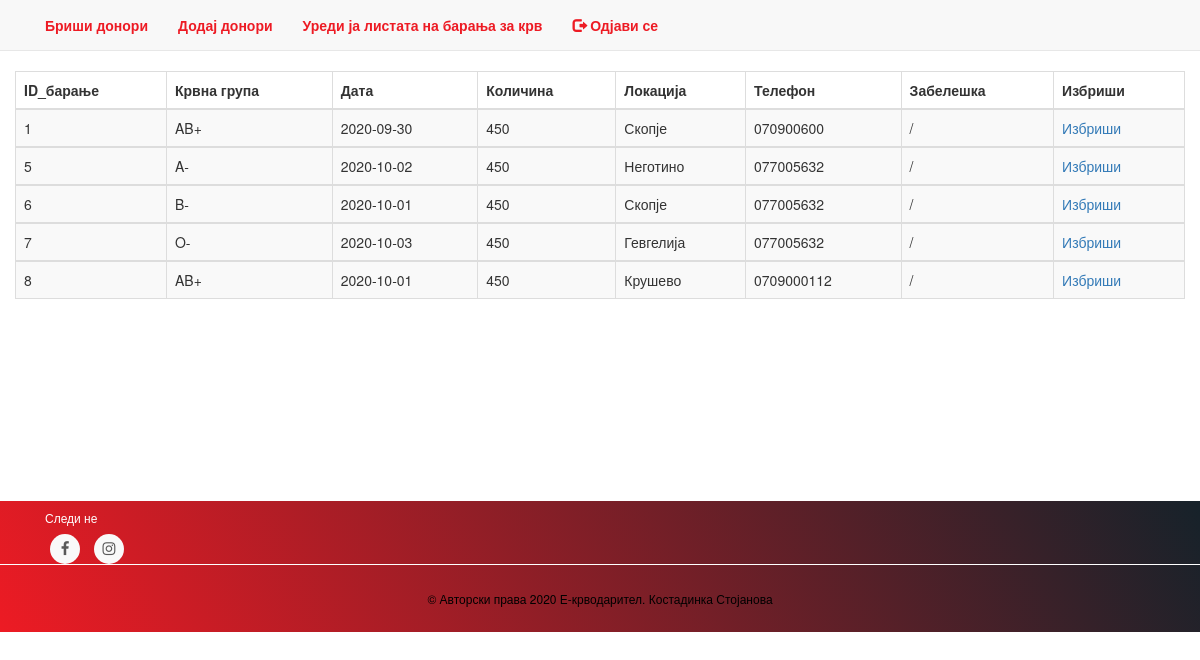
Screenshot of /abaranja.php with the database file from the repository.
### tables this page shows
CREATE TABLE `baranja` (
  `id_baranje` int(11) NOT NULL,
  `krvna_grupa` varchar(20) NOT NULL,
  `data` date NOT NULL,
  `kolicina` int(20) NOT NULL,
  `lokacija` text NOT NULL,
  `telefon` varchar(15) NOT NULL,
  `zabeleska` text NOT NULL
);

### abaranja.php (the view, shortened to what this page needs)
<!DOCTYPE html>
<html lang="en">
<head>
  <link rel="stylesheet" href="css/bootstrap.min.css">
  <link rel="stylesheet" href="css/styles.css">
  <link rel="stylesheet" href="https://cdnjs.cloudflare.com/ajax/libs/font-awesome/4.7.0/css/font-awesome.min.css">
  </head>
  <body>
      <div class="navbar navbar-default navbar-static-top">
		<div class="container">
				<div class="navbar-collapse collapse">
					<ul class="nav navbar-nav">
                    <li><a href="abrisi.php">Бриши донори</a></li>
                    <li><a href="dodaj.php">Додај донори</a></li>
                    <li><a href="abaranja.php">Уреди  ја листата на барања за крв</a></li>
                    <li>
                        <a href="logout.php"  data-target="#LoginModal">  <span class="glyphicon glyphicon-log-out"></span> Одјави се</a>
                                               </li>
                                               </ul>
                    </div>
                    </div>
                    </div>
<div class= "container-fluid main-content">
<?php
$con = mysqli_connect('localhost','root','','blood');
$result = mysqli_query($con,"SELECT * FROM baranja");
echo "<table class='table table-striped table-bordered table-hover'>
<thead>
<tr>
<th>ID_барање</th>
<th>Крвна група</th>
<th>Дата</th>
<th>Количина</th>
<th>Локација</th>
<th>Телефон</th>
<th>Забелешка</th>
<th>Избриши</th>
</tr>
</thead>";
while($row = mysqli_fetch_array($result))
{
echo "<tbody data-link='row' class='rowlink'>";
echo "<tr>";
echo "<td>" . $row['id_baranje'] . "</td>";
echo "<td>" . $row['krvna_grupa'] . "</td>";
echo "<td>" . $row['data'] . "</td>";
echo "<td>" . $row['kolicina'] . "</td>";
echo "<td>" . $row['lokacija'] . "</td>";
echo "<td>" . $row['telefon'] . "</td>";
echo "<td>" . $row['zabeleska'] . "</td>";
echo "<td><a href=\"deletebaranje.php?id_baranje=".$row['id_baranje']."\">Избриши</a> </td>";
echo "</tr>";
echo "</tbody>";
}
echo "</table>";
?>
</div>
</body>
</html>

### css/styles.css (style rules this page uses)
.navbar-default { margin-bottom: 10; }
.navbar-default .navbar-nav>li>a { color:#ed1b24; font-weight: bold; transition:all ease-in-out 0.3s; }
footer { background:#ed1b24 ; background: -webkit-linear-gradient(59deg, #ed1b24, #16222A); background: linear-gradient(59deg,#ed1b24, #16222A); color: white; margin-top: 150px; }
footer a { color: #fff; font-size: 14px; transition-duration: 0.2s; }
.copy { font-size: 12px; padding: 10px; border-top: 1px solid #FFFFFF; }
.footer-middle { padding-top: 0em; color: white; }
ul.social-network { list-style: none; display: inline; margin-left: 0 !important; padding: 0; }
ul.social-network li { display: inline; margin: 0 5px; }
.social-circle li a { display: inline-block; position: relative; margin: 0 auto 0 auto; -moz-border-radius: 50%; -webkit-border-radius: 50%; border-radius: 50%; text-align: center; width: 30px; height: 30px; font-size: 15px; }
.social-circle li i { margin: 0; line-height: 30px; text-align: center; }
.social-circle i { color: #595959; -webkit-transition: all 0.8s; -moz-transition: all 0.8s; -o-transition: all 0.8s; -ms-transition: all 0.8s; transition: all 0.8s; }
.social-network a { background-color: #F9F9F9; }
p { margin: 5px; padding: 10px; color: black; }
.main-content { min-height: 280px; }

### rows the page displays
baranja: id_baranje "1", krvna_grupa "AB+", data "2020-09-30", kolicina "450", lokacija "Скопје", telefon "070900600", zabeleska "/"
baranja: id_baranje "5", krvna_grupa "A-", data "2020-10-02", kolicina "450", lokacija "Неготино", telefon "077005632", zabeleska "/"
baranja: id_baranje "6", krvna_grupa "B-", data "2020-10-01", kolicina "450", lokacija "Скопје", telefon "077005632", zabeleska "/"
baranja: id_baranje "7", krvna_grupa "O-", data "2020-10-03", kolicina "450", lokacija "Гевгелија", telefon "077005632", zabeleska "/"
baranja: id_baranje "8", krvna_grupa "AB+", data "2020-10-01", kolicina "450", lokacija "Крушево", telefon "0709000112", zabeleska "/"
